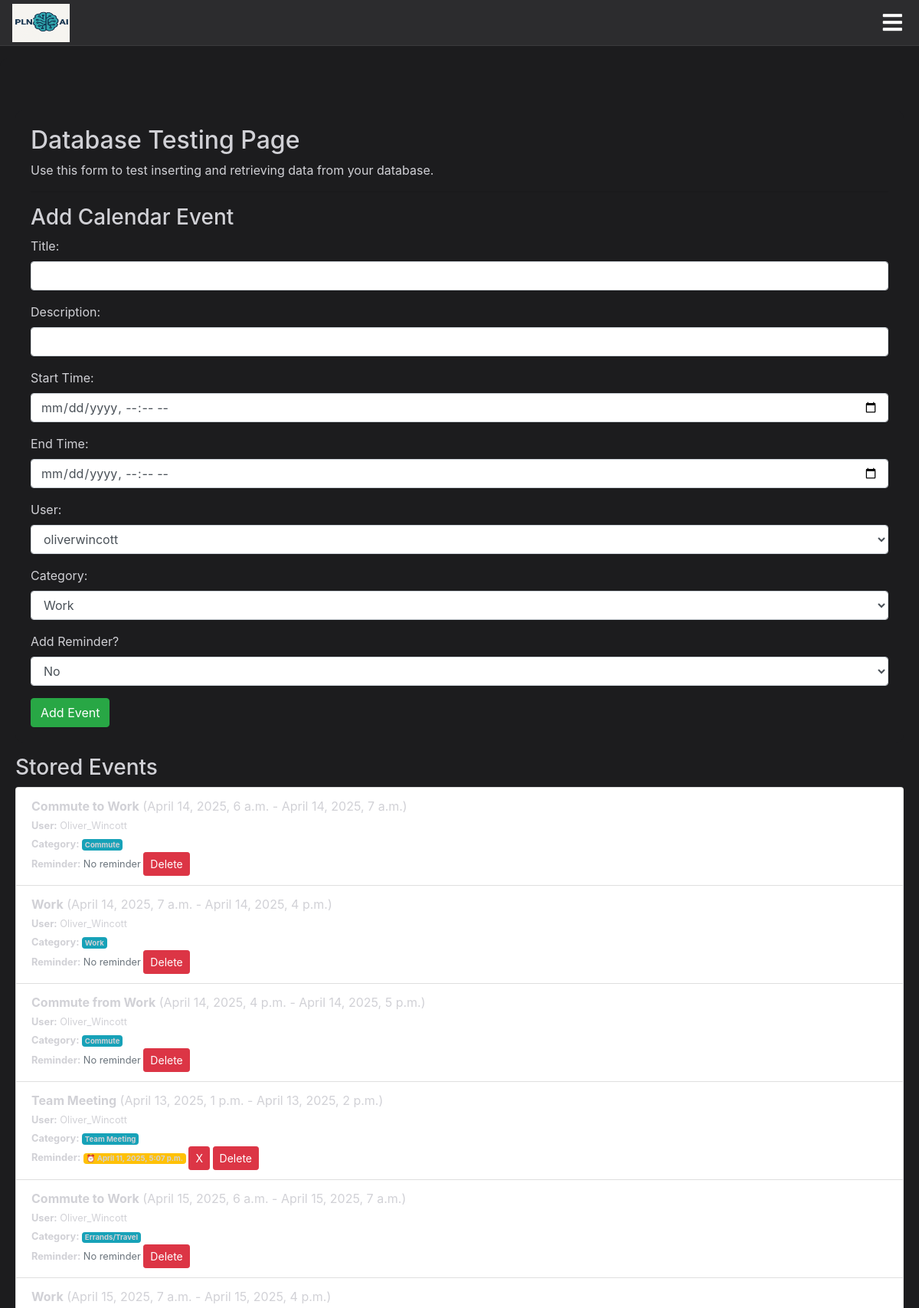
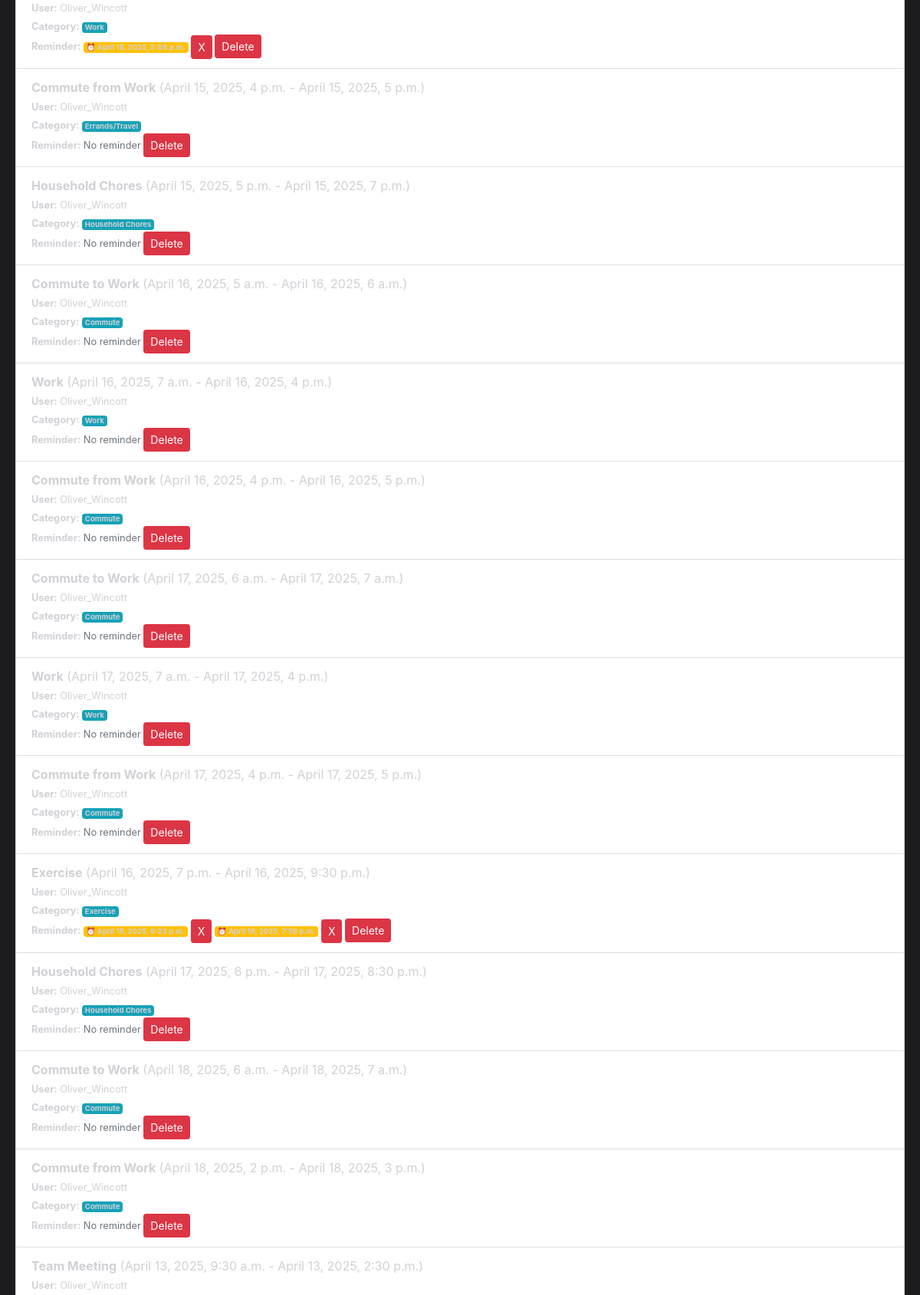
/db_test/ (signed in, upper part), run on the app's committed database (2 pictures, top to bottom).
### calendar_app/models.py (models this page shows, shortened)
class CalendarEvent(models.Model):
    title = models.CharField(max_length=255)
    description = models.TextField(max_length=255)  # ✅ Add this line if missing
    start_time = models.DateTimeField()
    end_time = models.DateTimeField()
    user = models.ForeignKey(User, on_delete=models.CASCADE)  # ✅ Link to Django User Model

class EventCategory(models.Model):
    event = models.ForeignKey(CalendarEvent, on_delete=models.CASCADE)
    category = models.ForeignKey(Category, on_delete=models.CASCADE)
    class Meta:
        unique_together = ('event', 'category')

class Category(models.Model):
    name = models.CharField(max_length=100)
    color = models.CharField(max_length=7, default="#5ac8fa")  # e.g. HEX color like "#FF5733"

class Reminder(models.Model):
    user = models.ForeignKey(User, on_delete=models.CASCADE)  # Add this line
    event = models.ForeignKey(CalendarEvent, on_delete=models.CASCADE)
    reminder_time = models.DateTimeField()

### calendar_app/views.py (the view)
# urls.py: path('db_test/', db_test, name='db_test'),
@login_required
def db_test(request):
    return render(request, 'db_test.html', {
        "users": User.objects.all(),  # This one is global; adjust if needed.
        "events": CalendarEvent.objects.filter(user=request.user),
        "categories": Category.objects.all(),  # Categories might be global.
        "reminders": Reminder.objects.filter(event__user=request.user)
    })

### calendar_app/templates/db_test.html (shortened to what this page needs)
{% extends 'base.html' %}
{% block content %}
<div class="container mt-5">
    <h2>Database Testing Page</h2>
    <p>Use this form to test inserting and retrieving data from your database.</p>
    <hr>
    <h3>Add Calendar Event</h3>
    <form id="eventForm">
        <div class="mb-3">
            <label for="title" class="form-label">Title:</label>
            <input type="text" class="form-control" name="title" required>
        </div>
        <div class="mb-3">
            <label for="description" class="form-label">Description:</label>
            <input type="text" class="form-control" name="description" required>
        </div>
        <div class="mb-3">
            <label for="start_time" class="form-label">Start Time:</label>
            <input type="datetime-local" class="form-control" name="start_time" required>
        </div>
        <div class="mb-3">
            <label for="end_time" class="form-label">End Time:</label>
            <input type="datetime-local" class="form-control" name="end_time" required>
        </div>
        <div class="mb-3">
            <label for="user_id" class="form-label">User:</label>
            <select class="form-control" name="user_id" required>
                {% for user in users %}
                    <option value="{{ user.id }}">{{ user.username }}</option>
                {% endfor %}
            </select>
        </div>
        <div class="mb-3" id="existing_category_field">
            <label for="category_id" class="form-label">Category:</label>
            <select class="form-control" name="category_id">
                {% for category in categories %}
                    <option value="{{ category.id }}">{{ category.name }}</option>
                {% endfor %}
            </select>
        </div>
        <div class="mb-3">
            <label for="add_reminder" class="form-label">Add Reminder?</label>
            <select class="form-control" id="add_reminder" name="add_reminder">
                <option value="no">No</option>
            </select>
        </div>
        <button type="submit" class="btn btn-success">Add Event</button>
    </form>
</div>
<h3>Stored Events</h3>
<ul class="list-group">
    {% for event in events %}
        <li class="list-group-item">
            <strong>{{ event.title }}</strong> ({{ event.start_time }} - {{ event.end_time }})<br>
            <small><strong>User:</strong> {{ event.user.username }}</small><br>
            <small><strong>Category:</strong>
                {% for ec in event.eventcategory_set.all %}
                    <span class="badge bg-info">{{ ec.category.name }}</span>
                {% empty %}
                    <span class="text-muted">No category assigned</span>
                {% endfor %}
            </small><br>
            <small><strong>Reminder:</strong>
                {% for reminder in event.reminder_set.all %}
                    <span class="badge bg-warning">⏰ {{ reminder.reminder_time }}</span>
                    <button class="btn btn-danger btn-sm delete-reminder" data-reminder-id="{{ reminder.id }}">X</button>
                {% empty %}
                    <span class="text-muted">No reminder</span>
                {% endfor %}
            </small>
            <button class="btn btn-danger btn-sm float-end delete-event" data-event-id="{{ event.id }}">Delete</button>
        </li>
    {% empty %}
        <li class="list-group-item">No events yet.</li>
    {% endfor %}
</ul>
</div>
{% endblock %}

### calendar_app/templates/base.html (style rules this page uses)
body { background-color: #1c1c1e; color: #d1d1d6; font-family: -apple-system, BlinkMacSystemFont, "SF Pro Text", Helvetica, Arial, sans-serif; margin: 0; padding: 0; }
.container { background-color: #1c1c1e; padding: 20px; border-radius: 10px; margin: 1rem auto; max-width: 1200px; }

### data on the page
CalendarEvent: title "Commute to Work", start_time "April 14, 2025, 6 a.m.", end_time "April 14, 2025, 7 a.m.", user.username "Oliver_Wincott"
EventCategory: category.name "Commute"
CalendarEvent: title "Work", start_time "April 14, 2025, 7 a.m.", end_time "April 14, 2025, 4 p.m.", user.username "Oliver_Wincott"
EventCategory: category.name "Work"
CalendarEvent: title "Commute from Work", start_time "April 14, 2025, 4 p.m.", end_time "April 14, 2025, 5 p.m.", user.username "Oliver_Wincott"
EventCategory: category.name "Commute"
CalendarEvent: title "Team Meeting", start_time "April 13, 2025, 1 p.m.", end_time "April 13, 2025, 2 p.m.", user.username "Oliver_Wincott"
EventCategory: category.name "Team Meeting"
Reminder: reminder_time "April 11, 2025, 5:07 p.m."
CalendarEvent: title "Commute to Work", start_time "April 15, 2025, 6 a.m.", end_time "April 15, 2025, 7 a.m.", user.username "Oliver_Wincott"
EventCategory: category.name "Errands/Travel"
CalendarEvent: title "Work", start_time "April 15, 2025, 7 a.m.", end_time "April 15, 2025, 4 p.m.", user.username "Oliver_Wincott"
EventCategory: category.name "Work"
Reminder: reminder_time "April 18, 2025, 5:08 p.m."
CalendarEvent: title "Commute from Work", start_time "April 15, 2025, 4 p.m.", end_time "April 15, 2025, 5 p.m.", user.username "Oliver_Wincott"
EventCategory: category.name "Errands/Travel"
CalendarEvent: title "Household Chores", start_time "April 15, 2025, 5 p.m.", end_time "April 15, 2025, 7 p.m.", user.username "Oliver_Wincott"
EventCategory: category.name "Household Chores"
CalendarEvent: title "Commute to Work", start_time "April 16, 2025, 5 a.m.", end_time "April 16, 2025, 6 a.m.", user.username "Oliver_Wincott"
EventCategory: category.name "Commute"
CalendarEvent: title "Work", start_time "April 16, 2025, 7 a.m.", end_time "April 16, 2025, 4 p.m.", user.username "Oliver_Wincott"
EventCategory: category.name "Work"
CalendarEvent: title "Commute from Work", start_time "April 16, 2025, 4 p.m.", end_time "April 16, 2025, 5 p.m.", user.username "Oliver_Wincott"
EventCategory: category.name "Commute"
CalendarEvent: title "Commute to Work", start_time "April 17, 2025, 6 a.m.", end_time "April 17, 2025, 7 a.m.", user.username "Oliver_Wincott"
EventCategory: category.name "Commute"
CalendarEvent: title "Work", start_time "April 17, 2025, 7 a.m.", end_time "April 17, 2025, 4 p.m.", user.username "Oliver_Wincott"
EventCategory: category.name "Work"
CalendarEvent: title "Commute from Work", start_time "April 17, 2025, 4 p.m.", end_time "April 17, 2025, 5 p.m.", user.username "Oliver_Wincott"
EventCategory: category.name "Commute"
CalendarEvent: title "Exercise", start_time "April 16, 2025, 7 p.m.", end_time "April 16, 2025, 9:30 p.m.", user.username "Oliver_Wincott"
EventCategory: category.name "Exercise"
Reminder: reminder_time "April 15, 2025, 9:23 p.m."
Reminder: reminder_time "April 16, 2025, 7:58 p.m."
CalendarEvent: title "Household Chores", start_time "April 17, 2025, 6 p.m.", end_time "April 17, 2025, 8:30 p.m.", user.username "Oliver_Wincott"
EventCategory: category.name "Household Chores"
CalendarEvent: title "Commute to Work", start_time "April 18, 2025, 6 a.m.", end_time "April 18, 2025, 7 a.m.", user.username "Oliver_Wincott"
EventCategory: category.name "Commute"
CalendarEvent: title "Commute from Work", start_time "April 18, 2025, 2 p.m.", end_time "April 18, 2025, 3 p.m.", user.username "Oliver_Wincott"
EventCategory: category.name "Commute"
CalendarEvent: title "Team Meeting", start_time "April 13, 2025, 9:30 a.m.", end_time "April 13, 2025, 2:30 p.m.", user.username "Oliver_Wincott"

### other printed values
form field user_id "oliverwincott"
form field category_id "Work"
